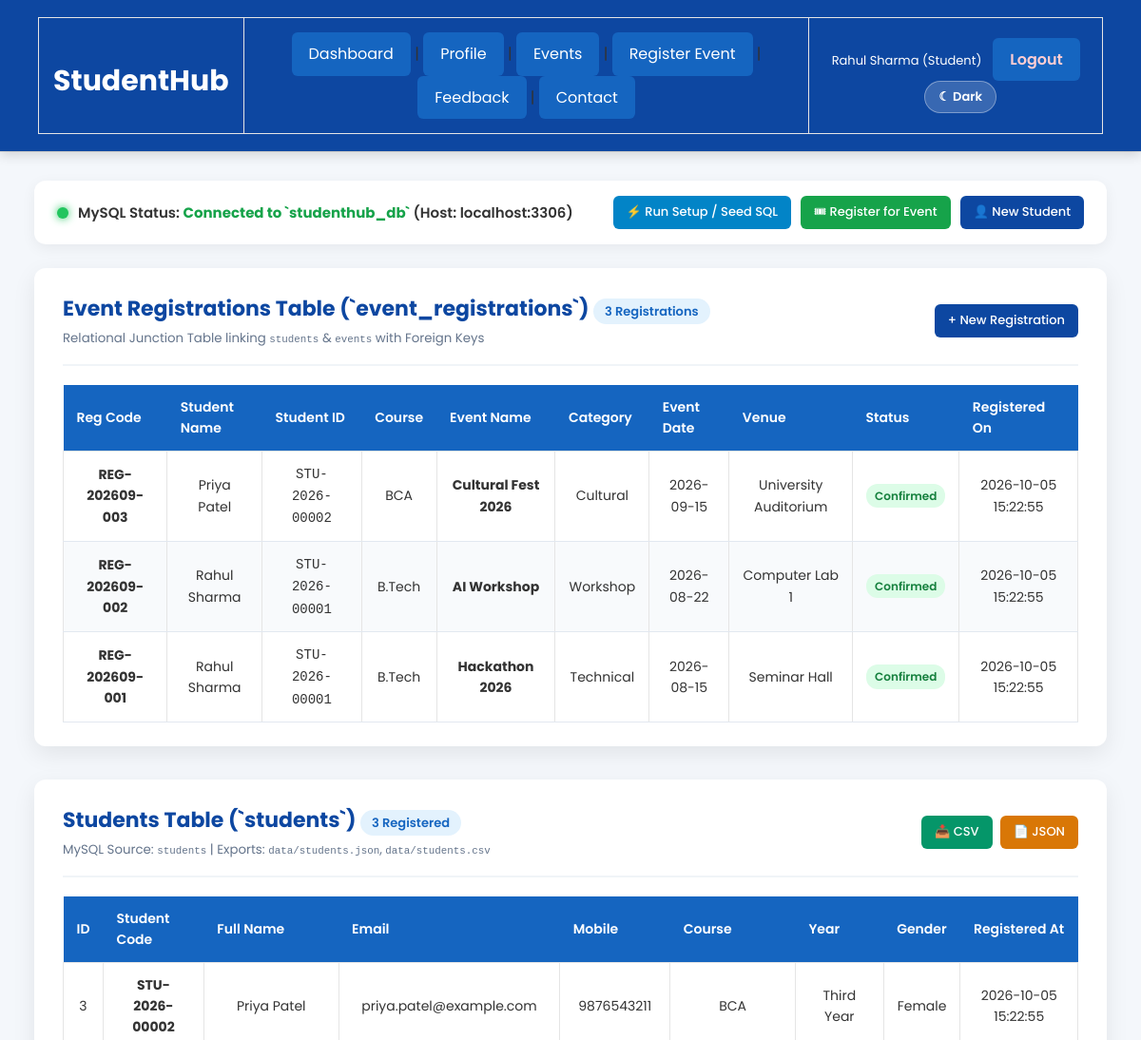
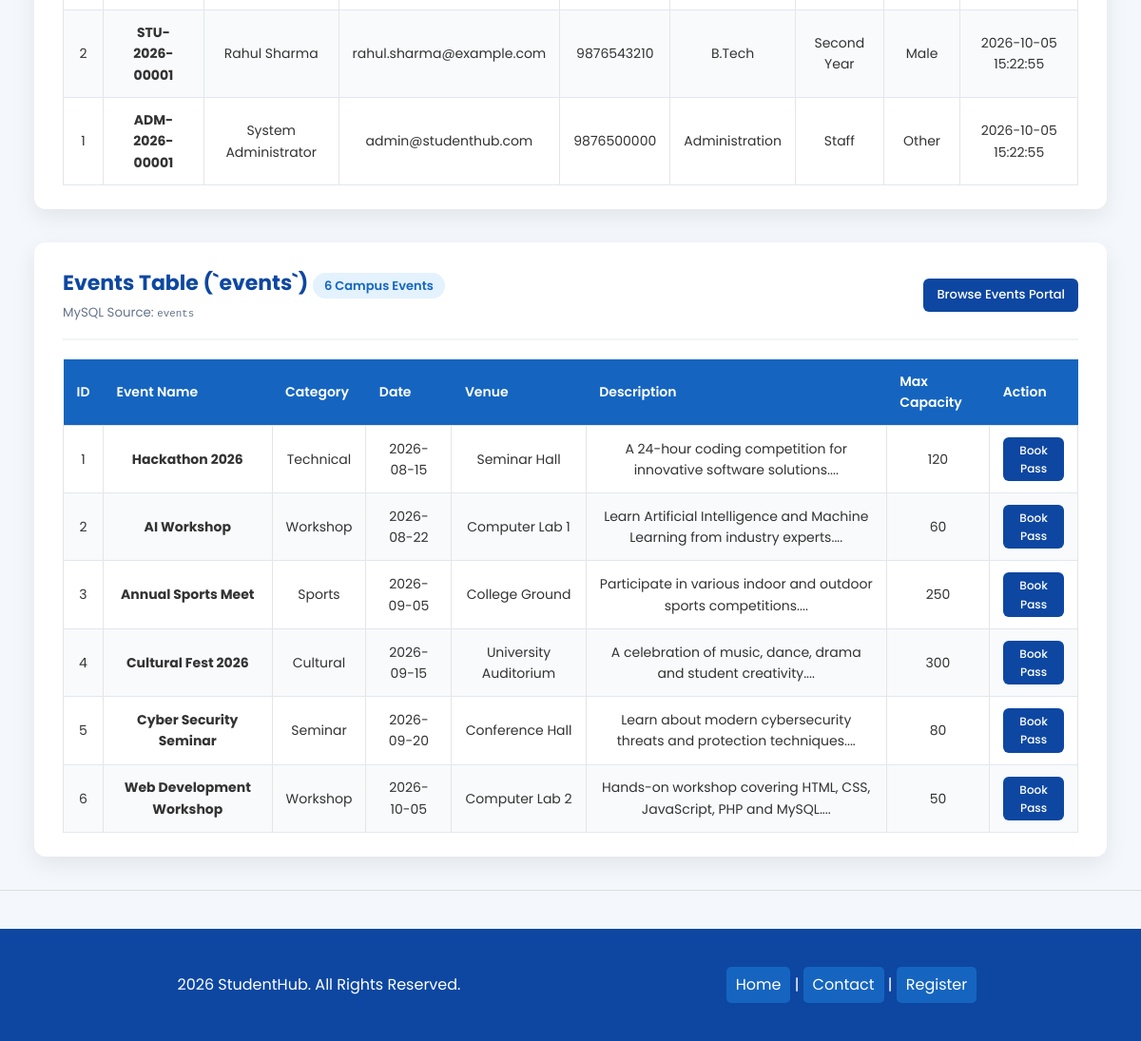
/view_records.php (signed in), run on the app's committed database (2 pictures, top to bottom).
### tables this page shows
CREATE TABLE IF NOT EXISTS `event_registrations` (
    `id` INT AUTO_INCREMENT PRIMARY KEY,
    `registration_code` VARCHAR(35) NOT NULL UNIQUE,
    `student_id` INT NOT NULL,
    `event_id` INT NOT NULL,
    `registration_date` TIMESTAMP DEFAULT CURRENT_TIMESTAMP,
    `status` ENUM('Confirmed', 'Waitlisted', 'Cancelled') DEFAULT 'Confirmed',
    `remarks` VARCHAR(255) DEFAULT 'Standard Registration',
    CONSTRAINT `fk_registrations_student`
        FOREIGN KEY (`student_id`) REFERENCES `students` (`id`)
        ON DELETE CASCADE ON UPDATE CASCADE,
    CONSTRAINT `fk_registrations_event`
        FOREIGN KEY (`event_id`) REFERENCES `events` (`id`)
        ON DELETE CASCADE ON UPDATE CASCADE,
    UNIQUE KEY `unique_student_event_registration` (`student_id`, `event_id`),
    INDEX `idx_reg_student` (`student_id`),
    INDEX `idx_reg_event` (`event_id`)
);

CREATE TABLE IF NOT EXISTS `students` (
    `id` INT AUTO_INCREMENT PRIMARY KEY,
    `student_id` VARCHAR(25) NOT NULL UNIQUE,
    `fullname` VARCHAR(100) NOT NULL,
    `username` VARCHAR(50) DEFAULT NULL UNIQUE,
    `email` VARCHAR(100) NOT NULL UNIQUE,
    `phone` VARCHAR(15) NOT NULL,
    `password_hash` VARCHAR(255) NOT NULL,
    `role` ENUM('Student', 'Admin') DEFAULT 'Student',
    `course` VARCHAR(50) NOT NULL,
    `year` VARCHAR(30) NOT NULL,
    `gender` ENUM('Male', 'Female', 'Other') NOT NULL,
    `status` ENUM('Active', 'Suspended', 'Pending') DEFAULT 'Active',
    `remember_token` VARCHAR(255) DEFAULT NULL,
    `created_at` TIMESTAMP DEFAULT CURRENT_TIMESTAMP,
    `updated_at` TIMESTAMP DEFAULT CURRENT_TIMESTAMP ON UPDATE CURRENT_TIMESTAMP,
    INDEX `idx_students_email` (`email`),
    INDEX `idx_students_course` (`course`),
    INDEX `idx_students_role` (`role`)
);

CREATE TABLE IF NOT EXISTS `events` (
    `id` INT AUTO_INCREMENT PRIMARY KEY,
    `name` VARCHAR(150) NOT NULL,
    `category` VARCHAR(50) NOT NULL,
    `event_date` DATE NOT NULL,
    `venue` VARCHAR(120) NOT NULL,
    `description` TEXT NOT NULL,
    `image_url` VARCHAR(255) DEFAULT NULL,
    `max_participants` INT DEFAULT 100,
    `status` ENUM('Upcoming', 'Ongoing', 'Completed', 'Cancelled') DEFAULT 'Upcoming',
    `created_at` TIMESTAMP DEFAULT CURRENT_TIMESTAMP,
    `updated_at` TIMESTAMP DEFAULT CURRENT_TIMESTAMP ON UPDATE CURRENT_TIMESTAMP,
    INDEX `idx_events_category` (`category`),
    INDEX `idx_events_date` (`event_date`)
);

### db_connect.php (called while the page is built, shortened)
<?php
function get_db_connection() {
    $c = @new mysqli(DB_HOST, DB_USER, DB_PASS, DB_NAME, DB_PORT);
    if ($c && !$c->connect_errno) {
        $c->set_charset("utf8mb4");
        return $c;
    }
    return null;
}
function db_select($sql, $types = "", $params = []) {
    $conn = get_db_connection();
    $stmt = $conn->prepare($sql);
    $stmt->execute();
    $result = $stmt->get_result();
    $rows = [];
    if ($result) {
        while ($row = $result->fetch_assoc()) {
            $rows[] = $row;
        }
    }
    return $rows;
}
?>

### view_records.php (the view, shortened to what this page needs)
<?php
require_once __DIR__ . '/db_connect.php';
$dataDir = __DIR__ . '/data';
$studentsJsonFile = $dataDir . '/students.json';
$studentsCsvFile  = $dataDir . '/students.csv';
$mysqlConnected = ($db !== null);
$dbStudents = [];
if ($mysqlConnected) {
    $dbStudents = db_select("SELECT id, student_id, fullname, email, phone, course, year, gender, created_at FROM students ORDER BY id DESC");
}
$dbEvents = [];
if ($mysqlConnected) {
    $dbEvents = db_select("SELECT * FROM events ORDER BY event_date ASC");
}
$dbRegistrations = [];
if ($mysqlConnected) {
    $dbRegistrations = db_select("
        SELECT r.id, r.registration_code, r.registration_date, r.status, r.remarks,
               s.fullname AS student_name, s.student_id AS student_code, s.course,
               e.name AS event_name, e.category, e.event_date, e.venue
        FROM event_registrations r
        JOIN students s ON r.student_id = s.id
        JOIN events e ON r.event_id = e.id
        ORDER BY r.id DESC
    ");
}
?>
<!DOCTYPE html>
<html lang="en">
<head>
    <link rel="stylesheet" href="dashboard.css">
    <link rel="stylesheet" href="common.css">
</head>
<body>
<?php
require_once __DIR__ . '/session_helper.php';
?>
<hr>
<main class="container">
    <div class="status-bar">
        <div class="status-indicator">
            <span class="dot <?php echo $mysqlConnected ? 'dot-green' : 'dot-red'; ?>"></span>
            <span>MySQL Status:
                <?php if ($mysqlConnected): ?>
                    <strong style="color:#16a34a;">Connected to `studenthub_db`</strong> (Host: localhost:3306)
                <?php else: ?>
                    <strong style="color:#dc2626;">Disconnected</strong> (Start MySQL in XAMPP)
                <?php endif; ?>
            </span>
        </div>
        <div style="display:flex;gap:10px;">
            <a href="setup_database.php" class="btn-action" style="background:#0284c7;">⚡ Run Setup / Seed SQL</a>
            <a href="register_event.php" class="btn-action" style="background:#16a34a;">🎟 Register for Event</a>
            <a href="register.html" class="btn-action">👤 New Student</a>
        </div>
    </div>
    <div class="card">
        <div class="card-header">
            <div>
                <h2>Event Registrations Table (`event_registrations`) <span class="badge"><?php echo count($dbRegistrations); ?> Registrations</span></h2>
                <small style="color: #64748b;">Relational Junction Table linking <code>students</code> & <code>events</code> with Foreign Keys</small>
            </div>
            <div>
                <a href="register_event.php" class="btn-action">+ New Registration</a>
            </div>
        </div>
        <?php if (!empty($dbRegistrations)): ?>
            <div style="overflow-x: auto;">
                <table class="data-table">
                    <thead>
                        <tr>
                            <th>Reg Code</th>
                            <th>Student Name</th>
                            <th>Student ID</th>
                            <th>Course</th>
                            <th>Event Name</th>
                            <th>Category</th>
                            <th>Event Date</th>
                            <th>Venue</th>
                            <th>Status</th>
                            <th>Registered On</th>
                        </tr>
                    </thead>
                    <tbody>
                        <?php foreach ($dbRegistrations as $reg): ?>
                            <tr>
                                <td><strong><?php echo htmlspecialchars($reg['registration_code']); ?></strong></td>
                                <td><?php echo htmlspecialchars($reg['student_name']); ?></td>
                                <td><code><?php echo htmlspecialchars($reg['student_code']); ?></code></td>
                                <td><span class="event-category"><?php echo htmlspecialchars($reg['course']); ?></span></td>
                                <td><strong><?php echo htmlspecialchars($reg['event_name']); ?></strong></td>
                                <td><?php echo htmlspecialchars($reg['category']); ?></td>
                                <td><?php echo htmlspecialchars($reg['event_date']); ?></td>
                                <td><?php echo htmlspecialchars($reg['venue']); ?></td>
                                <td>
                                    <span class="tag-status <?php echo ($reg['status'] === 'Confirmed') ? 'tag-confirmed' : 'tag-pending'; ?>">
                                        <?php echo htmlspecialchars($reg['status']); ?>
                                    </span>
                                </td>
                                <td><?php echo htmlspecialchars($reg['registration_date']); ?></td>
                            </tr>
                        <?php endforeach; ?>
                    </tbody>
                </table>
            </div>
        <?php else: ?>
            <div class="empty-state">
                <p>No event registrations recorded in MySQL yet. <a href="register_event.php">Click here to register a student for an event!</a></p>
            </div>
        <?php endif; ?>
    </div>
    <div class="card">
        <div class="card-header">
            <div>
                <h2>Students Table (`students`) <span class="badge"><?php echo count($dbStudents); ?> Registered</span></h2>
                <small style="color: #64748b;">MySQL Source: <code>students</code> | Exports: <code>data/students.json</code>, <code>data/students.csv</code></small>
            </div>
            <div style="display:flex;gap:8px;">
                <?php if (file_exists($studentsCsvFile)): ?>
                    <a href="data/students.csv" class="btn-action" style="background:#059669;" download>📥 CSV</a>
                <?php endif; ?>
                <?php if (file_exists($studentsJsonFile)): ?>
                    <a href="data/students.json" class="btn-action" style="background:#d97706;" download>📄 JSON</a>
                <?php endif; ?>
            </div>
        </div>
        <?php if (!empty($dbStudents)): ?>
            <div style="overflow-x: auto;">
                <table class="data-table">
                    <thead>
                        <tr>
                            <th>ID</th>
                            <th>Student Code</th>
                            <th>Full Name</th>
                            <th>Email</th>
                            <th>Mobile</th>
                            <th>Course</th>
                            <th>Year</th>
                            <th>Gender</th>
                            <th>Registered At</th>
                        </tr>
                    </thead>
                    <tbody>
                        <?php foreach ($dbStudents as $s): ?>
                            <tr>
                                <td><?php echo $s['id']; ?></td>
                                <td><strong><?php echo htmlspecialchars($s['student_id']); ?></strong></td>
                                <td><?php echo htmlspecialchars($s['fullname']); ?></td>
                                <td><?php echo htmlspecialchars($s['email']); ?></td>
                                <td><?php echo htmlspecialchars($s['phone']); ?></td>
                                <td><span class="event-category"><?php echo htmlspecialchars($s['course']); ?></span></td>
                                <td><?php echo htmlspecialchars($s['year']); ?></td>
                                <td><?php echo htmlspecialchars($s['gender']); ?></td>
                                <td><?php echo htmlspecialchars($s['created_at']); ?></td>
                            </tr>
                        <?php endforeach; ?>
                    </tbody>
                </table>
            </div>
        <?php else: ?>
            <div class="empty-state">
                <p>No students found in MySQL. <a href="register.html">Register a new student</a> or click "Run Setup / Seed SQL" above.</p>
            </div>
        <?php endif; ?>
    </div>
    <div class="card">
        <div class="card-header">
            <div>
                <h2>Events Table (`events`) <span class="badge"><?php echo count($dbEvents); ?> Campus Events</span></h2>
                <small style="color: #64748b;">MySQL Source: <code>events</code></small>
            </div>
            <div>
                <a href="index.php" class="btn-action">Browse Events Portal</a>
            </div>
        </div>
        <?php if (!empty($dbEvents)): ?>
            <div style="overflow-x: auto;">
                <table class="data-table">
                    <thead>
                        <tr>
                            <th>ID</th>
                            <th>Event Name</th>
                            <th>Category</th>
                            <th>Date</th>
                            <th>Venue</th>
                            <th>Description</th>
                            <th>Max Capacity</th>
                            <th>Action</th>
                        </tr>
                    </thead>
                    <tbody>
                        <?php foreach ($dbEvents as $ev): ?>
                            <tr>
                                <td><?php echo $ev['id']; ?></td>
                                <td><strong><?php echo htmlspecialchars($ev['name']); ?></strong></td>
                                <td><span class="event-category"><?php echo htmlspecialchars($ev['category']); ?></span></td>
                                <td><?php echo htmlspecialchars($ev['event_date']); ?></td>
                                <td><?php echo htmlspecialchars($ev['venue']); ?></td>
                                <td><?php echo htmlspecialchars(substr($ev['description'], 0, 80)) . '...'; ?></td>
                                <td><?php echo htmlspecialchars($ev['max_participants']); ?></td>
                                <td>
                                    <a href="register_event.php?event_id=<?php echo $ev['id']; ?>" class="btn-action" style="padding:4px 10px;font-size:12px;">Book Pass</a>
                                </td>
                            </tr>
                        <?php endforeach; ?>
                    </tbody>
                </table>
            </div>
        <?php else: ?>
            <div class="empty-state">
                <p>No events found. Run <a href="setup_database.php">setup_database.php</a> to populate seed events.</p>
            </div>
        <?php endif; ?>
    </div>
</main>
<hr>
<footer>
    <table width="100%">
        <tr>
            <td><p>2026 StudentHub. All Rights Reserved.</p></td>
            <td align="right">
                <a href="home.html">Home</a> |
                <a href="contact.html">Contact</a> |
                <a href="register.html">Register</a>
            </td>
        </tr>
    </table>
</footer>
</body>
</html>

### dashboard.css (style rules this page uses)
* { margin:0;padding:0;box-sizing:border-box }
body { font-family:'Poppins',sans-serif;background:#f4f7fb;color:#333;line-height:1.6 }
hr { border:none;height:1px;background:#ddd }
main { width:90%;margin:40px auto }
h2 { color:#1565c0;margin:25px 0 15px }
p,li { color:#555 }
table { width:100%;border-collapse:collapse }
th { background:#1565c0;color:#fff;padding:14px }
td { padding:15px;border:1px solid #e5e5e5;text-align:center }
tr:nth-child(even) { background:#f8fbff }
a { text-decoration:none }
td a { display:inline-block;background:#1565c0;color:#fff;padding:10px 18px;border-radius:6px }
footer { background:#0d47a1;color:#fff;padding:25px 40px;margin-top:40px }
footer p { color:#fff }
footer td { border:none }
footer a { color:#fff;padding:6px 10px;border-radius:5px }

### view_records.php (style rules this page uses)
.container { width: 94%; max-width: 1250px; margin: 30px auto; }
.status-bar { background: #ffffff; border-radius: 12px; padding: 16px 24px; margin-bottom: 25px; box-shadow: 0 4px 15px rgba(0,0,0,0.06); display: flex; align-items: center; justify-content: space-between; flex-wrap: wrap; gap: 12px; }
.status-indicator { display: flex; align-items: center; gap: 10px; font-size: 15px; font-weight: 600; }
.dot { width: 12px; height: 12px; border-radius: 50%; display: inline-block; }
.dot-green { background: #22c55e; box-shadow: 0 0 10px #22c55e; }
.card { background: #ffffff; border-radius: 12px; padding: 25px 30px; margin-bottom: 35px; box-shadow: 0 8px 25px rgba(0,0,0,0.08); }
.card-header { display: flex; justify-content: space-between; align-items: center; border-bottom: 2px solid #f0f4f8; padding-bottom: 15px; margin-bottom: 20px; flex-wrap: wrap; gap: 10px; }
.card-header h2 { margin: 0; color: #0d47a1; font-size: 22px; }
.badge { background: #e3f2fd; color: #1565c0; padding: 4px 12px; border-radius: 20px; font-size: 13px; font-weight: 600; }
.data-table { width: 100%; border-collapse: collapse; font-size: 14px; }
.data-table th { background: #1565c0; color: #ffffff; padding: 12px 14px; text-align: left; font-weight: 600; }
.data-table td { padding: 12px 14px; border-bottom: 1px solid #e2e8f0; vertical-align: middle; }
.data-table tr:nth-child(even) { background: #f8fafc; }
.btn-action { background: #0d47a1; color: #ffffff !important; text-decoration: none; padding: 7px 14px; border-radius: 6px; font-size: 13px; font-weight: 500; display: inline-flex; align-items: center; gap: 6px; transition: background 0.2s; }
.tag-status { display: inline-block; padding: 3px 9px; border-radius: 12px; font-size: 12px; font-weight: 600; }
.tag-confirmed { background: #dcfce7; color: #15803d; }

### data on the page
event_registrations: registration_code "REG-202609-003", student.fullname "Priya Patel", student.student_id "STU-2026-00002", student.course "BCA", event.name "Cultural Fest 2026", event.category "Cultural", event.event_date "2026-09-15", event.venue "University Auditorium", status "Confirmed", registration_date "2026-10-05 15:22:55"
event_registrations: registration_code "REG-202609-002", student.fullname "Rahul Sharma", student.student_id "STU-2026-00001", student.course "B.Tech", event.name "AI Workshop", event.category "Workshop", event.event_date "2026-08-22", event.venue "Computer Lab 1", status "Confirmed", registration_date "2026-10-05 15:22:55"
event_registrations: registration_code "REG-202609-001", student.fullname "Rahul Sharma", student.student_id "STU-2026-00001", student.course "B.Tech", event.name "Hackathon 2026", event.category "Technical", event.event_date "2026-08-15", event.venue "Seminar Hall", status "Confirmed", registration_date "2026-10-05 15:22:55"
students: id "3", student "STU-2026-00002", fullname "Priya Patel", email "priya.patel@example.com", phone "9876543211", course "BCA", year "Third Year", gender "Female", created_at "2026-10-05 15:22:55"
students: id "2", student "STU-2026-00001", fullname "Rahul Sharma", email "rahul.sharma@example.com", phone "9876543210", course "B.Tech", year "Second Year", gender "Male", created_at "2026-10-05 15:22:55"
students: id "1", student "ADM-2026-00001", fullname "System Administrator", email "admin@studenthub.com", phone "9876500000", course "Administration", year "Staff", gender "Other", created_at "2026-10-05 15:22:55"
events: id "1", name "Hackathon 2026", category "Technical", event_date "2026-08-15", venue "Seminar Hall", description "A 24-hour coding competition for innovative software solutions.", max_participants "120"
events: id "2", name "AI Workshop", category "Workshop", event_date "2026-08-22", venue "Computer Lab 1", description "Learn Artificial Intelligence and Machine Learning from industry experts.", max_participants "60"
events: id "3", name "Annual Sports Meet", category "Sports", event_date "2026-09-05", venue "College Ground", description "Participate in various indoor and outdoor sports competitions.", max_participants "250"
events: id "4", name "Cultural Fest 2026", category "Cultural", event_date "2026-09-15", venue "University Auditorium", description "A celebration of music, dance, drama and student creativity.", max_participants "300"
events: id "5", name "Cyber Security Seminar", category "Seminar", event_date "2026-09-20", venue "Conference Hall", description "Learn about modern cybersecurity threats and protection techniques.", max_participants "80"
events: id "6", name "Web Development Workshop", category "Workshop", event_date "2026-10-05", venue "Computer Lab 2", description "Hands-on workshop covering HTML, CSS, JavaScript, PHP and MySQL.", max_participants "50"

### other printed values
$name "Rahul Sharma"
$role "Student"
count($dbRegistrations) "3"
count($dbStudents) "3"
count($dbEvents) "6"
